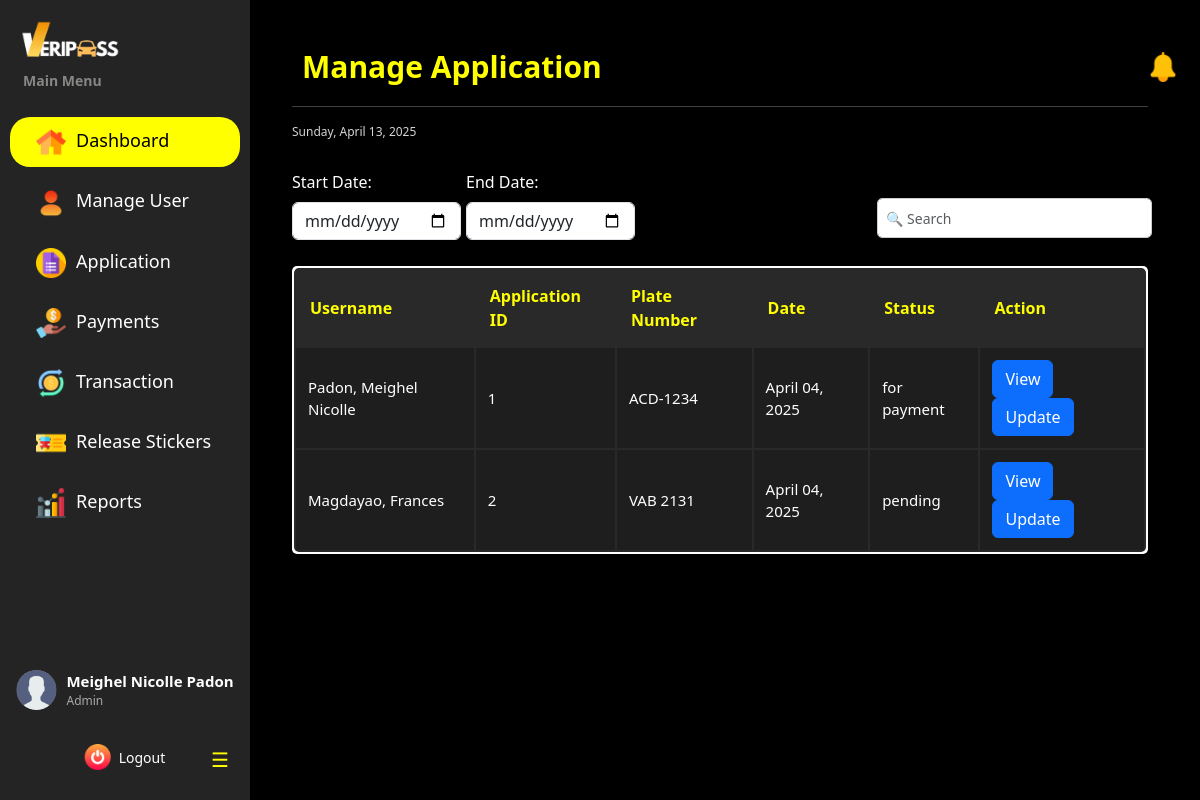
The app's page /dashboard/admin/manage_application/ (signed in), older data.
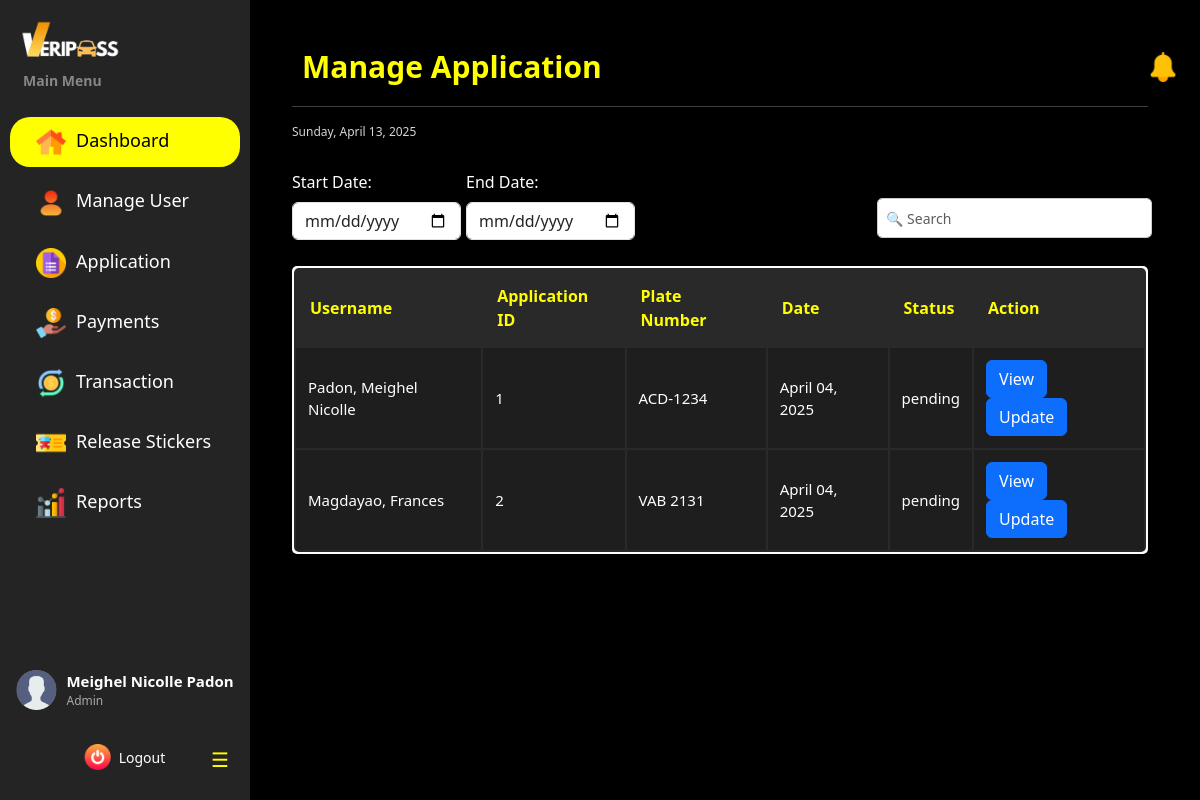
The same page, newer data.
### vehicle_pass/models.py (models this page shows, shortened)
class BaseModel(models.Model):
    created_at = models.DateTimeField(auto_now_add=True, db_index=True)
    updated_at = models.DateTimeField(auto_now=True)
    class Meta:
        abstract = True

class Registration(BaseModel):
    STATUS_CHOICES = [
        ('pending', 'Pending'),
        ('cancelled', 'Cancelled'),
        ('for payment', 'For Payment'),
        ('reviewing documents', 'Reviewing Documents'),
        ('for final inspection', 'For Final Inspection'),
        ('approved', 'Approved'),
        ('rejected', 'Rejected')
    ]
    registrationNumber = models.BigAutoField(primary_key=True)
    user = models.ForeignKey(UserProfile, on_delete=models.CASCADE)
    vehicle = models.ForeignKey(Vehicle, on_delete=models.CASCADE)
    files = models.URLField(max_length=250)
    status = models.CharField(max_length=20, choices=STATUS_CHOICES, default='pending')
    def __str__(self):
        return f"Registration {self.registrationNumber} for {self.user.lastname}, {self.user.firstname}"

class UserProfile(BaseModel):
    ROLE_CHOICES = [('user', 'User'),
        ('security', 'Security'),
        ('cashier', 'Cashier'),
        ('admin', 'Admin')
        ]
    corporate_email = models.EmailField(max_length=50, unique=True)
    password = models.CharField(max_length=128)
    lastname = models.CharField(max_length=25)
    firstname = models.CharField(max_length=50)
    middle_name = models.CharField(max_length=25, blank=True, null=True)
    suffix = models.CharField(max_length=5, blank=True, null=True)
    dl_number = models.CharField(max_length=15, blank=True, null=True)
    college = models.CharField(max_length=100, blank=True, null=True)
    program = models.CharField(max_length=100, blank=True, null=True)
    department = models.CharField(max_length=100, blank=True, null=True)
    address = models.CharField(max_length=100, blank=True, null=True)
    role = models.CharField(max_length=20, choices=ROLE_CHOICES, default='user', null=True)

class Vehicle(BaseModel):
    owner = models.ForeignKey(UserProfile, on_delete=models.CASCADE)
    plateNumber = models.CharField(max_length=10, unique=True)
    type = models.CharField(max_length=20)
    model = models.CharField(max_length=20)
    color = models.CharField(max_length=20)
    chassisNumber = models.CharField(max_length=17)
    OR_Number = models.CharField(max_length=15)

### vehicle_pass/views.py (the view)
# urls.py: path("dashboard/admin/manage_application/", AdminViewApplication.as_view(), name="admin_manage_application"),
class AdminViewApplication(CustomLoginRequiredMixin, ListView):
    model = Registration
    template_name = 'Admin Dashboard/Admin_Application.html'
    context_object_name = 'applications'
    paginate_by = 5
    def get_context_data(self, **kwargs):
        context = super().get_context_data(**kwargs)
        applications = context['applications']
        print(f"Applications count: {len(applications)}")
        if applications:
            print(f"First application: {applications[0]}")
        return context

### vehicle_pass/authentication.py (called while the page is built)
    def dispatch(self, request, *args, **kwargs):
        if not request.session.get("user_id"): #overrides the django dispatch
            return redirect("login")  #redirect to login if no active on session
        return super().dispatch(request, *args, **kwargs)

### vehicle_pass/context_processors.py (called while the page is built)
def admin_user_context(request):
    if hasattr(request, 'session') and 'user_id' in request.session:
        try:
            user_id = request.session.get('user_id')
            admin_user = UserProfile.objects.get(id=user_id, role='admin')
            admin_name = f"{admin_user.firstname} {admin_user.lastname}"
        except Exception as e:
            admin_name = "Admin"
    else:
        admin_name = "Not Logged In"
    return {'admin_name': admin_name}

def cashier_user_context(request):
    if hasattr(request, 'session') and 'user_id' in request.session:
        try:
            user_id = request.session.get('user_id')
            cashier_user = UserProfile.objects.get(id=user_id, role='cashier')
            cashier_name = f"{cashier_user.firstname} {cashier_user.lastname}"
        except Exception as e:
            cashier_name = "Cashier"
    else:
        cashier_name = "Not Logged In"
    return {'cashier_name': cashier_name}

def default_user_context(request):
    if hasattr(request, 'session') and 'user_id' in request.session:
        try:
            user_id = request.session.get('user_id')
            default_user = UserProfile.objects.get(id=user_id, role='user')
            user_name = f"{default_user.firstname} {default_user.lastname}"
        except Exception as e:
            user_name = "User"
    else:
        user_name = "Not Logged In"
    return {'user_name': user_name}

def security_user_context(request):
    if hasattr(request, 'session') and 'user_id' in request.session:
        try:
            user_id = request.session.get('user_id')
            security_user = UserProfile.objects.get(id=user_id, role='security')
            security_name = f"{security_user.firstname} {security_user.lastname}"
        except Exception as e:
            security_name = "Security"
    else:
        security_name = "Not Logged In"
    return {'security_name': security_name}

### templates/Admin Dashboard/Admin_Application.html (shortened to what this page needs)
{% extends "includes/admin_sidebar.html" %}
{% load static %}
{% block extra_css %}
    <link rel="stylesheet" href="{% static 'css/admin-dashboard-style.css' %}">
    <link rel="stylesheet" href="{% static 'css/sidebar.css' %}">
{% endblock %}
{% block content %}
<div class="main-content flex-grow-1 ms-uto">
    <div class="container-fluid py-1">
        <div class="d-flex flex-column flex-md-row justify-content-between align-items-start align-items-md-center mb-3">
            <h2 class="title mb-3 mb-md-0">Manage Application</h2>
            <div class="d-flex align-items-center gap-3">
                <a href="Announcements.html" class="text-decoration-none text-light position-absolute">
                    <img src="{% static 'images/notification.png' %}" alt="Notifications" width="30" height="30">
                </a>
            </div>
        </div>
        <hr>
        <small><span id="date"></span></small>
        <br>
        <div class="filter-container">
            <div class="mb-3">
                <label for="start-date" class="form-label">Start Date:</label>
                <input type="date" id="start-date" class="form-control">
            </div>
            <div class="mb-3">
                <label for="end-date" class="form-label">End Date:</label>
                <input type="date" id="end-date" class="form-control">
            </div>
            <input class="position-absolute end-0 bottom-10 form-control w-20 me-5 mb-auto" type="text" id="search-bar" placeholder="🔍 Search">
        </div>
        <section class="table-container">
            <table class="users-table">
                <thead>
                    <tr>
                        <th>Username</th>
                        <th>Application ID</th>
                        <th>Plate Number</th>
                        <th>Date</th>
                        <th>Status</th>
                        <th>Action</th>
                    </tr>
                </thead>
                <tbody>
                    {% for applicant in applications %}
                        <tr>
                            <td>{{ applicant.user.lastname }}, {{ applicant.user.firstname }} {{ applicant.user.middlename|default_if_none:""|slice:":1"}}</td>
                            <td>{{ applicant.registrationNumber }}</td>
                            <td>{{ applicant.vehicle.plateNumber }}</td>
                            <td>{{ applicant.created_at|date:"F d, Y" }}</td>
                            <td>{{ applicant.status }}</td>
                            <td>
                                <a href="{% url 'admin_view_specific_application' applicant.pk %}" class="btn btn-primary">View</a>
                                <a href="{% url 'admin_update_application' applicant.pk %}" class="btn btn-primary">Update</a>
                            </td>
                        </tr>
                    {% empty %}
                        <tr>
                        <td colspan="6" style="text-align: center">
                            <p class="text-sm font-weight-bold mb-0">No Records Found</p>
                        </td>
                        </tr>
                    {% endfor %}
                </tbody>
            </table>
        </section>
    </div>
</div>
{% endblock %}

### templates/includes/admin_sidebar.html (shortened to what this page needs)
{% load static %}
<!DOCTYPE html>
<html lang="en">
<head>
    <link rel="stylesheet" href="https://cdn.jsdelivr.net/npm/bootstrap@5.3.0/dist/css/bootstrap.min.css">
    <link rel="stylesheet" href="{% static 'css/sidebar.css' %}">
    {% block extra_css %}{% endblock %}
</head>
<body>
<div class="sidebar" id="sidebar">
    <a href="#">
        <img src="{% static 'images/navbar-brand img.png' %}" class="img-fluid" style="width: 100px; margin-left: 20px;">
    </a>
    <button class="toggle-btn" id="toggle-btn">☰</button>
    <p>Main Menu</p>
    <ul>
        <li data-menu="dashboard">
            <a href="{% url 'admin_dashboard' %}">
                <img src="{% static 'images/home.png' %}" alt="house" width="30">
                <span>Dashboard</span>
            </a>
        </li>
        <li data-menu="manage-users">
            <a href="{% url 'admin_manage_user' %}">
                <img src="{% static 'images/user.png' %}" alt="user" width="30">
                <span>Manage User</span>
            </a>
        </li>
        <li data-menu="application">
            <a href="{% url 'admin_manage_application' %}">
                <img src="{% static 'images/application.png' %}" alt="application" width="30">
                <span>Application</span>
            </a>
        </li>
        <li data-menu="manage-payments">
            <a href="{% url 'admin_payments' %}">
                <img src="{% static 'images/payment.png' %}" alt="Payments" width="30">
                <span>Payments</span>
            </a>
        </li>
        <li data-menu="transactions">
            <a href="{% url 'admin_transaction' %}">
                <img src="{% static 'images/transaction.png' %}" alt="Transactions" width="30">
                <span>Transaction</span>
            </a>
        </li>
        <li data-menu="manage-passes">
            <a href="{% url 'admin_manage_passes' %}">
                <img src="{% static 'images/passes.png' %}" alt="Status" width="30">
                <span> Release Stickers </span>
            </a>
        </li>
        <li data-menu="reports">
            <a href="{% url 'admin_report' %}">
                <img src="{% static 'images/statistics.png' %}" alt="Report" width="30">
                <span>Reports</span>
            </a>
        </li>
    </ul>
    <a href="{% url 'logout' %}" id="logout">
        <center><img src="{% static 'images/power-off.png' %}" alt="logout" width="25"></center>
        <span>Logout</span>
    </a>
    <div class="profile">
        <img src="{% static 'images/profile-placeholder.png' %}" alt="Profile Picture">
        <div class="profile-info">
            <span class="name">{{ admin_name }}</span>
            <span class="position">Admin</span>
        </div>
    </div>
</div>
<div class="main-content">
    {% block content %}{% endblock %}
</div>
</body>
</html>

### static/css/sidebar.css (style rules this page uses)
.sidebar { display: flex; flex-direction: column; justify-content: flex-start; align-items: right; width: 250px; height: 100vh; background: #242424; color: black !important; position: fixed; top: 0; left: 0; overflow-x: hidden; padding-top: 20px; overflow-y: hidden; }
.sidebar ul { list-style: none; padding-left: 0; }
.sidebar ul li { padding: 10px 20px; text-align: left; margin: 10px; }
.sidebar ul li a { color: white; text-decoration: none; display: block; font-size: 18px; font-weight: 200% !important; }
.sidebar ul li a img { margin-left: 3%; margin-right: 3%; align-items: center; }
.sidebar p { font-size: 14px; color: rgb(134, 136, 133); padding-top: 10px; padding-left: 23px; font-weight: bold; }
.toggle-btn { position: absolute; top: 95%; transform: translate(-50%, -50%); left: 220px; background: none; border: none; color: yellow !important; font-size: 20px; cursor: pointer; padding: 10px 5px; border-radius: 5px; transition: left 0.3s ease; }
.profile { position: absolute; bottom: 80px; left: 50%; transform: translateX(-50%); display: flex; align-items: center; flex-direction: row; gap: 10px; padding: 10px; width: max-content; }
.profile img { width: 40px; height: 40px; border-radius: 50%; background-color: gray; object-fit: cover; }
.profile-info { display: flex; flex-direction: column; color: white; font-size: 14px; }
.profile-info .name { font-weight: bold; font-size: 15px; }
.profile-info .position { font-size: 12px; color: rgb(170, 170, 170); }
#logout { position: absolute; left: 50%; bottom: 30px; transform: translateX(-50%); display: flex; align-items: center; gap: 8px; color: white; text-decoration: none; font-weight: 500; font-size: 14px; transition: transform 0.3s ease-in-out, color 0.3s ease-in-out; }
#logout img { width: 26px; height: 26px; transition: transform 0.4s ease-in-out; }
.sidebar ul li.active { background: yellow !important; border-radius: 20px; }
.sidebar ul li.active a { color: black !important; }
.nav-link:hover, .active { background-color: yellow !important; border-radius: 5px; }

### static/css/admin-dashboard-style.css (style rules this page uses)
* { margin: 0; padding: 0; box-sizing: border-box; }
body { font-family: system-ui, -apple-system, BlinkMacSystemFont, 'Segoe UI', Roboto, Oxygen, Ubuntu, Cantarell, 'Open Sans', 'Helvetica Neue', sans-serif !important; display: flex; background-color: black !important; color: white !important; transition: all 0.3s ease; }
.title { margin: 0; font-size: 30px; display: flex; align-items: center; font-weight: bold; color: yellow; justify-content: space-between; padding: 5px 10px; }
#date { font-size: 12px; color: rgb(213, 213, 213); margin: 0; display: flex; align-items: center; margin-bottom: 5px; }
.filter-container { display: flex; align-items: center; gap: 5px; margin-bottom: 10px; }
#search-bar { width: 275px; height: 40px; padding: 8px; border: 1px solid #ccc; border-radius: 5px; font-size: 14px; outline: none; margin-top: 10px; margin-bottom: 20px; margin-left: 0px; }
.table-container { background: white; padding: 2px; border-radius: 5px; }
.users-table { width: 100%; border-collapse: separate; border-radius: 5px; background-color: #292929; color: white; }
.users-table th { font-weight: bold; padding: 14px; color: yellow; font-size: 16px; }
.users-table td { padding: 12px; font-size: 15px; }
.users-table tr { color: white; }
.users-table tbody tr:nth-child(odd) { background-color: #1e1e1e !important; }
.users-table tbody tr:nth-child(even) { background-color: #1e1e1e !important; }
.users-table th:first-child { cursor: pointer; }

### templates/Admin Dashboard/Admin_Application.html (style rules this page uses)
.main-content { flex-grow: 1; padding: 20px; margin-left: 120px; }

Row changes from the older to the newer data that the page shows:
changed Registration "Padon": status "for payment" → "pending"
